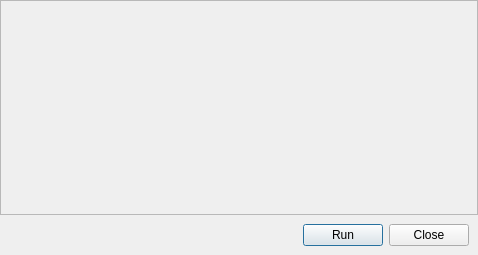
<?xml version="1.0" encoding="UTF-8"?>
<ui version="4.0">
 <class>BenchmarkDialog</class>
 <widget class="QDialog" name="BenchmarkDialog">
  <property name="geometry">
   <rect>
    <x>0</x>
    <y>0</y>
    <width>478</width>
    <height>255</height>
   </rect>
  </property>
  <property name="windowTitle">
   <string>Dialog</string>
  </property>
  <layout class="QVBoxLayout" name="verticalLayout_3">
   <property name="spacing">
    <number>0</number>
   </property>
   <property name="leftMargin">
    <number>0</number>
   </property>
   <property name="topMargin">
    <number>0</number>
   </property>
   <property name="rightMargin">
    <number>0</number>
   </property>
   <property name="bottomMargin">
    <number>0</number>
   </property>
   <item>
    <widget class="QScrollArea" name="scrollArea">
     <property name="sizePolicy">
      <sizepolicy hsizetype="Expanding" vsizetype="Expanding">
       <horstretch>0</horstretch>
       <verstretch>0</verstretch>
      </sizepolicy>
     </property>
     <property name="widgetResizable">
      <bool>true</bool>
     </property>
     <widget class="QWidget" name="scrollAreaWidgetContents">
      <property name="geometry">
       <rect>
        <x>0</x>
        <y>0</y>
        <width>476</width>
        <height>209</height>
       </rect>
      </property>
      <property name="sizePolicy">
       <sizepolicy hsizetype="Expanding" vsizetype="Expanding">
        <horstretch>0</horstretch>
        <verstretch>0</verstretch>
       </sizepolicy>
      </property>
      <layout class="QVBoxLayout" name="verticalLayout">
       <property name="topMargin">
        <number>2</number>
       </property>
       <property name="bottomMargin">
        <number>2</number>
       </property>
       <item>
        <widget class="QLabel" name="queryOutput">
         <property name="sizePolicy">
          <sizepolicy hsizetype="Expanding" vsizetype="Expanding">
           <horstretch>0</horstretch>
           <verstretch>0</verstretch>
          </sizepolicy>
         </property>
         <property name="text">
          <string/>
         </property>
         <property name="alignment">
          <set>Qt::AlignLeading|Qt::AlignLeft|Qt::AlignTop</set>
         </property>
         <property name="textInteractionFlags">
          <set>Qt::LinksAccessibleByMouse|Qt::TextSelectableByMouse</set>
         </property>
        </widget>
       </item>
      </layout>
     </widget>
    </widget>
   </item>
   <item>
    <widget class="QWidget" name="widget" native="true">
     <property name="sizePolicy">
      <sizepolicy hsizetype="Expanding" vsizetype="Minimum">
       <horstretch>0</horstretch>
       <verstretch>0</verstretch>
      </sizepolicy>
     </property>
     <layout class="QHBoxLayout" name="horizontalLayout">
      <item>
       <spacer name="horizontalSpacer">
        <property name="orientation">
         <enum>Qt::Horizontal</enum>
        </property>
        <property name="sizeHint" stdset="0">
         <size>
          <width>40</width>
          <height>20</height>
         </size>
        </property>
       </spacer>
      </item>
      <item>
       <widget class="QPushButton" name="runButton">
        <property name="text">
         <string>Run</string>
        </property>
       </widget>
      </item>
      <item>
       <widget class="QPushButton" name="closeButton">
        <property name="text">
         <string>Close</string>
        </property>
       </widget>
      </item>
     </layout>
    </widget>
   </item>
  </layout>
 </widget>
 <resources/>
 <connections>
  <connection>
   <sender>closeButton</sender>
   <signal>clicked()</signal>
   <receiver>BenchmarkDialog</receiver>
   <slot>close()</slot>
   <hints>
    <hint type="sourcelabel">
     <x>382</x>
     <y>284</y>
    </hint>
    <hint type="destinationlabel">
     <x>213</x>
     <y>152</y>
    </hint>
   </hints>
  </connection>
  <connection>
   <sender>runButton</sender>
   <signal>clicked()</signal>
   <receiver>BenchmarkDialog</receiver>
   <slot>runButtonClicked()</slot>
   <hints>
    <hint type="sourcelabel">
     <x>359</x>
     <y>234</y>
    </hint>
    <hint type="destinationlabel">
     <x>238</x>
     <y>127</y>
    </hint>
   </hints>
  </connection>
 </connections>
 <slots>
  <slot>runButtonClicked()</slot>
 </slots>
</ui>
